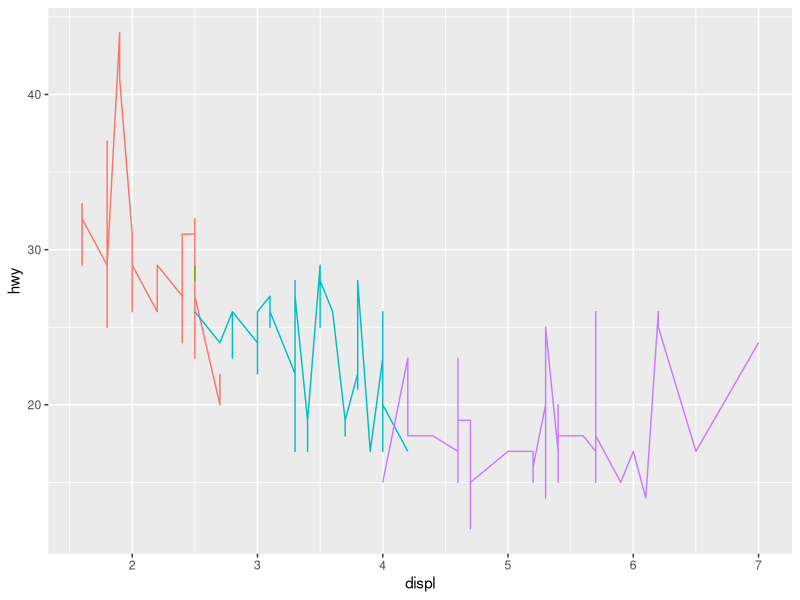
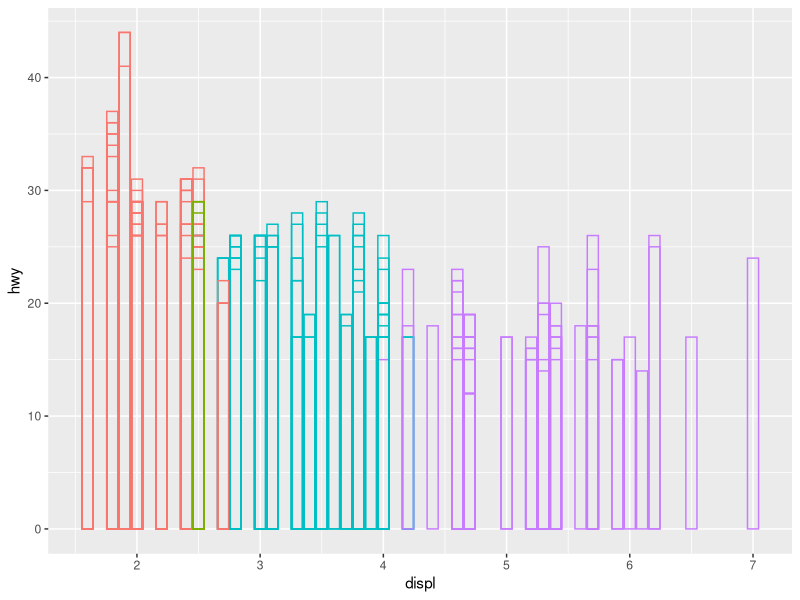

The R script that drew these images, in order:
## Chapter 4 - Mastering the Grammar 
library(ggplot2)
#4.2.1 Mapping Aesthetics to Data

ggplot(mpg, aes(displ, hwy, color = factor(cyl))) + geom_line() + theme(legend.position='none')
ggplot(mpg, aes(displ, hwy, color = factor(cyl))) + geom_bar(stat='identity', position='identity', fill=NA) + theme(legend.position='none')
